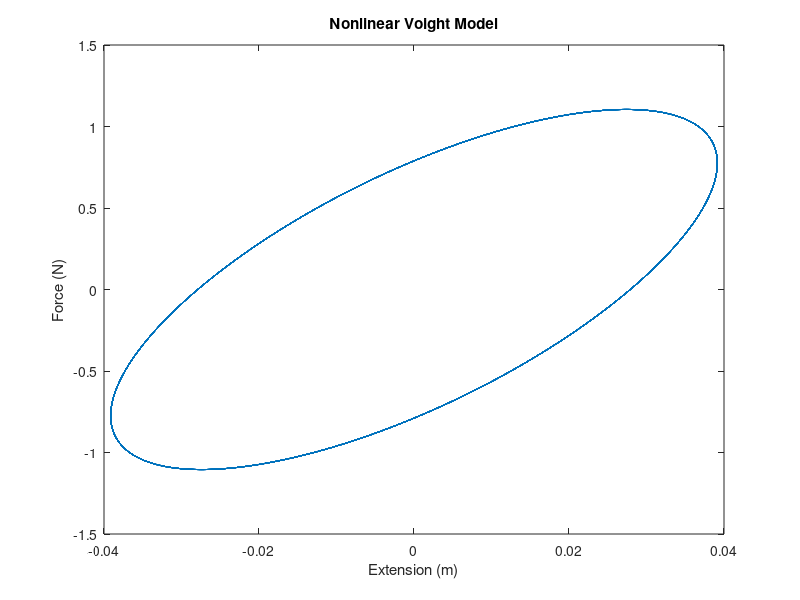
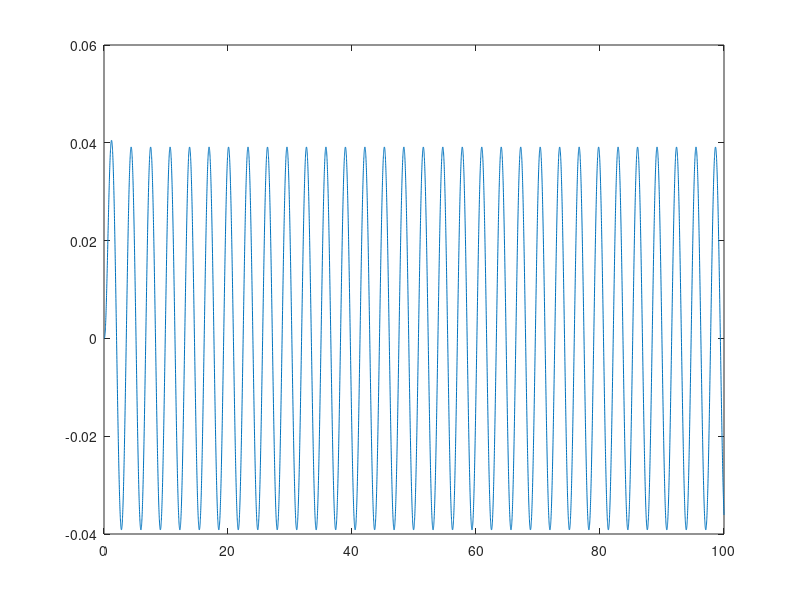

Here is the MATLAB script that generated these plots, in order:
% Voight Model

time_step = 0.01;
end_time = 100;
t = linspace(0,end_time,end_time/time_step + 1);

x = zeros(size(t));
x_dot = zeros(size(t));
F = zeros(size(t));

p=2; B=1; k=5; d=10;
k1 = 20; k3 = 10;
d1 = 10; d3 = 20;


% sinusoidal forcing
f_t = B*sin(p*t);
% step forcing
% f_t = ones(size(t));

% Euler Integration

for i=1:length(t)-1    
    x_dot(i+1) = x_dot(i) + time_step*(f_t(i)-F(i));
    x(i+1) = x(i) + time_step*x_dot(i);
    
    F(i+1)=k1*x(i+1) + k3*x(i+1)^3 + d1*x_dot(i+1) + d3*x_dot(i+1)^3;
%     F(i+1)=k1*x(i+1);
end

figure; plot(x(20/time_step:end),F(20/time_step:end)); xlabel('Extension (m)'); ylabel('Force (N)'); title('Nonlinear Voight Model');
figure; plot(t,x); 